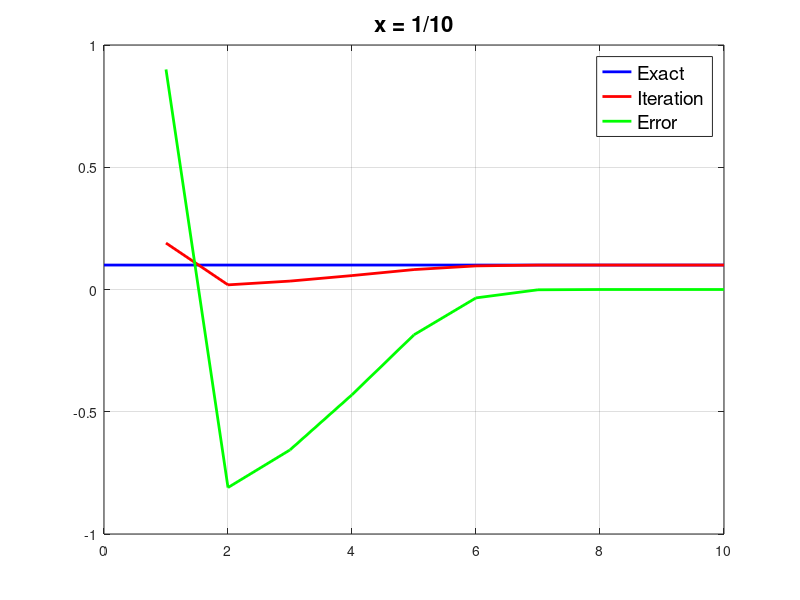

Source code (MATLAB):
a=10;
n=10;
g=0.19;
% x=1/a
% f = ax - 1 = 0
% f'=a
% f/f' = x(ax-1)
% x_n+1 =x_n - x_n( a*x_n -1)
     sq(1)=g;
     for i=2:n
      sq(i)=sq(i-1) - sq(i-1)*(a*sq(i-1) -1) ;
     end
     hold off
     f=plot([0 n],[1/a 1/a],'b')
     set(f,'LineWidth',2);
     hold on
     f=plot(sq,'r')
     set(f,'LineWidth',2);
     f=plot((sq-1/a)*a,'g')
     set(f,'LineWidth',2);
     grid on
     f=legend('Exact','Iteration','Error');
     set(f,'FontSize',14)
     f=title(['x = 1/' num2str(a)])
     set(f,'FontSize',16)